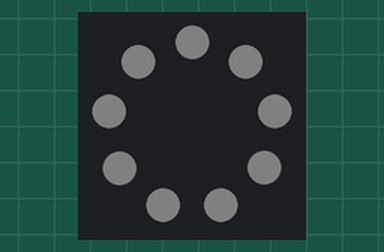
The program below on a simulated Circuit Playground running CircuitPython. Parts: 9 RGB LEDs in a ring, first at the top, clockwise. Dim RGB values are drawn brighter than linear.

Above: at 0.15 s.
At 39.57 s:
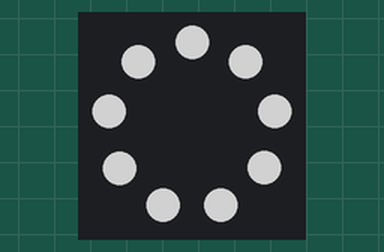

The program:

breath.py
```python
import time
import board
import neopixel

# 定義RGB控制引腳，必須選擇 D10, D12, D18 或者 D21
pixel_pin = board.GP0
# 串聯RGB燈珠的數量
num_pixels = 9
# 定義RGB數據順序：RGB 或者 GRB
COLOR_ORDER = neopixel.GRB

pixels = neopixel.NeoPixel(pixel_pin, num_pixels, brightness=0.5, auto_write=False, pixel_order=COLOR_ORDER)

while True:

    for i in range(10,255):
        color=(i,i,i)
        pixels.fill(color)
        pixels.show()
        time.sleep(0.01)


    for i in range(255,5,-1):
        color=(i,i,i)
        pixels.fill(color)
        pixels.show()
        time.sleep(0.01)
```
